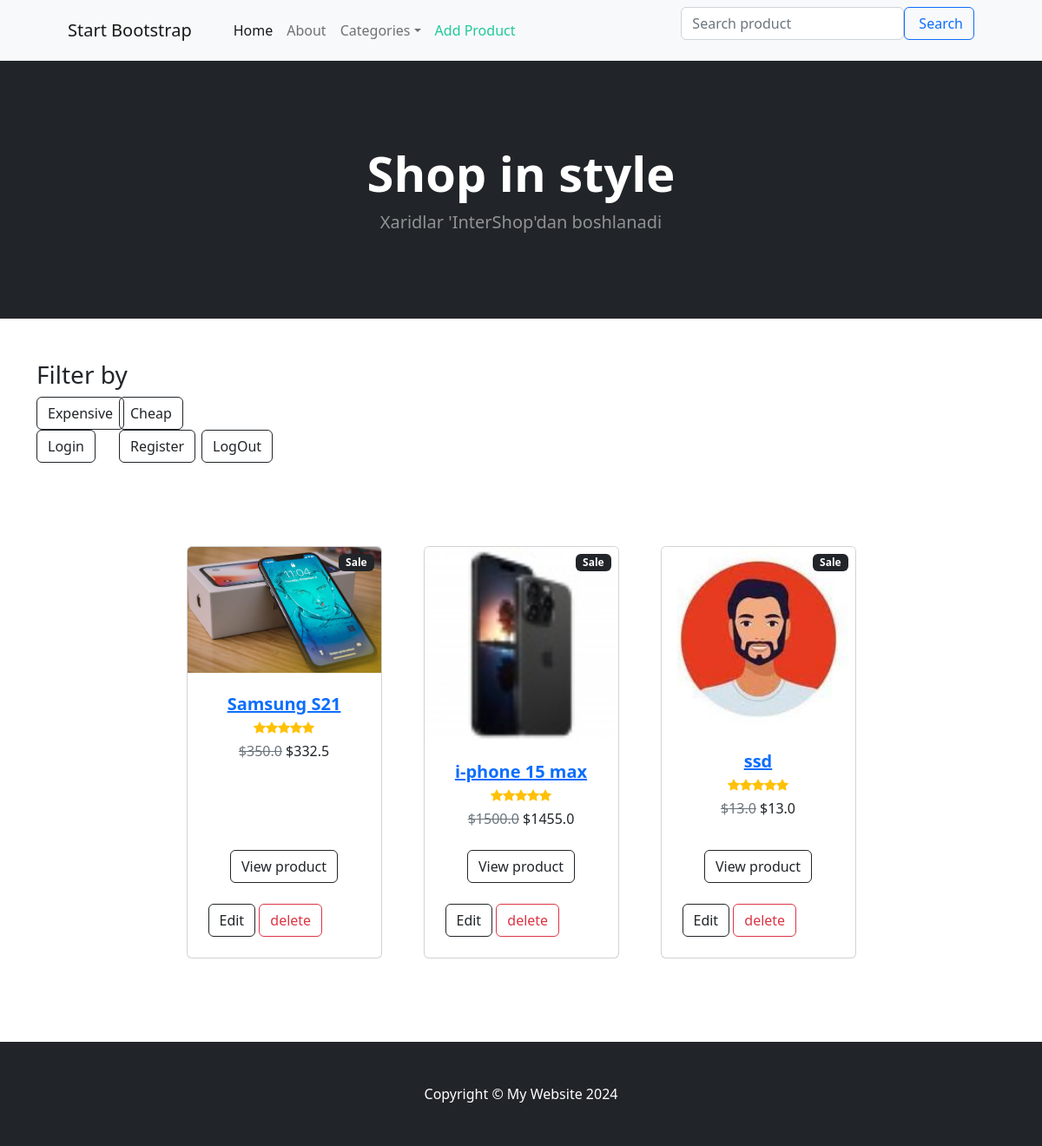
/home/, run on the app's committed database.
### shop/models.py (models this page shows, shortened)
class Product(models.Model):
    class RatingChoices(models.IntegerChoices):
        zero = 0
        one = 1
        two = 2
        three = 3
        four = 4
        five = 5
    name = models.CharField(max_length=100)
    description = models.TextField(null=True, blank=True)
    price = models.FloatField()
    discount = models.IntegerField(null=True, blank=True)
    rating = models.IntegerField(choices=RatingChoices.choices, default=RatingChoices.zero.value)
    quantity = models.IntegerField(default=1)
    image = models.ImageField(upload_to='images/')
    category = models.ForeignKey('Category', on_delete=models.CASCADE, related_name='products')
    @property
    def discounted_price(self):
        if self.discount:
            return self.price * (1 - self.discount / 100)
        return self.price

### shop/views.py (the view)
# urls.py: 2. Add a URL to urlpatterns:  path('', views.home, name='home')
def home(request):
    categories = Category.objects.all()
    products = Product.objects.all()
    search_query = request.GET.get('search')
    if search_query:
        products = products.filter(name__icontains=search_query)
    filter_expensive = request.GET.get('expensive')
    filter_cheap = request.GET.get('cheap')
    if filter_expensive:
        products = products.order_by('-price')[:2]
    elif filter_cheap:
        products = products.order_by('price')[:2]
    context = {'products': products,
               'categories': categories,
               'search_query': search_query,
               }
    return render(request, 'shop/home.html', context)

### shop/templates/shop/home.html (shortened to what this page needs)
{% extends 'shop/base.html' %}
{% load static %}
{% block content %}
    <!DOCTYPE html>
    <html lang="en">
    <head>
        <link href="https://cdn.jsdelivr.net/npm/bootstrap-icons@1.5.0/font/bootstrap-icons.css" rel="stylesheet"/>
        <link href="{% static 'shop/css/styles.css' %}" rel="stylesheet"/>
    </head>
    <body>
    <header class="bg-dark py-5">
        <div class="container px-4 px-lg-5 my-5">
            <div class="text-center text-white">
                <h1 class="display-4 fw-bolder">Shop in style</h1>
                <p class="lead fw-normal text-white-50 mb-0">Xaridlar 'InterShop'dan boshlanadi </p>
            </div>
        </div>
    </header>
   <div class="container mt-5">
    <div class="text-left">
        <h3>Filter by</h3>
    </div>
    <div class="row">
        <div class="col-1">
            <a class="btn btn-outline-dark mt-auto" href="?expensive=true{% if search_query %}&search={{ search_query }}{% endif %}">Expensive</a>
        </div>
        <div class="col-1">
            <a class="btn btn-outline-dark mt-auto" href="?cheap=true">Cheap</a>
        </div>
    </div>
    <div class="row">
        <div class="col-1">
            <a class="btn btn-outline-dark mt-auto" href="{% url 'login' %}">Login</a>
        </div>
        <div class="col-1">
            <a class="btn btn-outline-dark mt-auto" href="{% url 'register' %}">Register</a>
        </div>
        <div class="col-1">
            <a class="btn btn-outline-dark mt-auto" href="{% url 'logout' %}">LogOut</a>
        </div>
    </div>
</div>
    <section class="py-5">
        <div class="container px-4 px-lg-5 mt-5">
            <div class="row gx-4 gx-lg-5 row-cols-2 row-cols-md-3 row-cols-xl-4 justify-content-center">
                {% for product in products %}
                    <div class="col mb-5">
                    <div class="card h-100">
                        <div class="badge bg-dark text-white position-absolute" style="top: 0.5rem; right: 0.5rem">
                            Sale
                        </div>
                        <img class="card-img-top" href="{% url 'product_detail' product.id %}"
                             src="{{ product.image.url }}" alt="{{ product.name }}"> </a>
                        <div class="card-body p-4">
                            <div class="text-center">
                                <h5><a class="fw-bolder"
                                       href="{% url 'product_detail' product.id %}">{{ product.name }} </a></h5>
                                <div class="d-flex justify-content-center small text-warning mb-2">
                                    <div class="bi-star-fill"></div>
                                    <div class="bi-star-fill"></div>
                                    <div class="bi-star-fill"></div>
                                    <div class="bi-star-fill"></div>
                                    <div class="bi-star-fill"></div>
                                </div>
                                <span class="text-muted text-decoration-line-through">${{ product.price }}</span>
                                ${{ product.discounted_price }}
                            </div>
                        </div>
                        <div class="card-footer p-4 pt-0 border-top-0 bg-transparent">
                            <div class="text-center"><a class="btn btn-outline-dark mt-auto"
                                                        href="{% url 'product_detail' product.id %}">View product</a>
                            </div>
                        </div>
                        <div class="card-footer p-4 pt-0 border-top-0 bg-transparent">
                            <div class="text-lg-start"><a class="btn btn-outline-dark mt-auto"
                                                        href="{% url 'update-product' product.id %}">Edit</a>
                                <a class="btn btn-outline-danger mt-auto " style="right: auto"
                                                        href="{% url 'delete-product' product.id %}">delete</a>
                            </div>
                        </div>
                        </div>
                    </div>
                {% endfor %}
                </div>
            </div>
    </section>
    </body>
    </html>
{% endblock %}

### data on the page
Product: image (picture), name "Samsung S21", price "350.0", discounted_price "332.5"
Product: image (picture), name "i-phone 15 max", price "1500.0", discounted_price "1455.0"
Product: image (placeholder picture), name "ssd", price "13.0", discounted_price "13.0"
